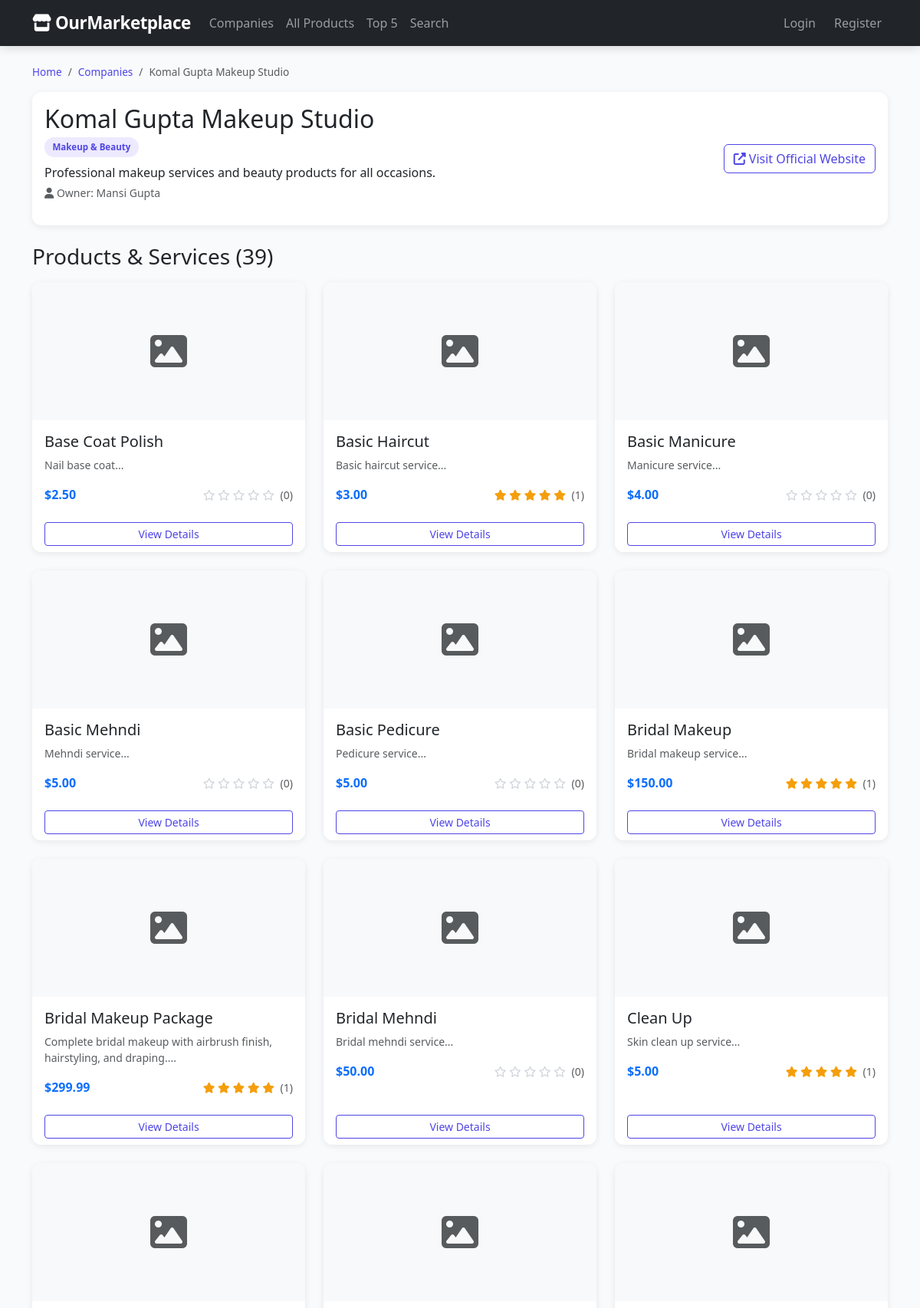
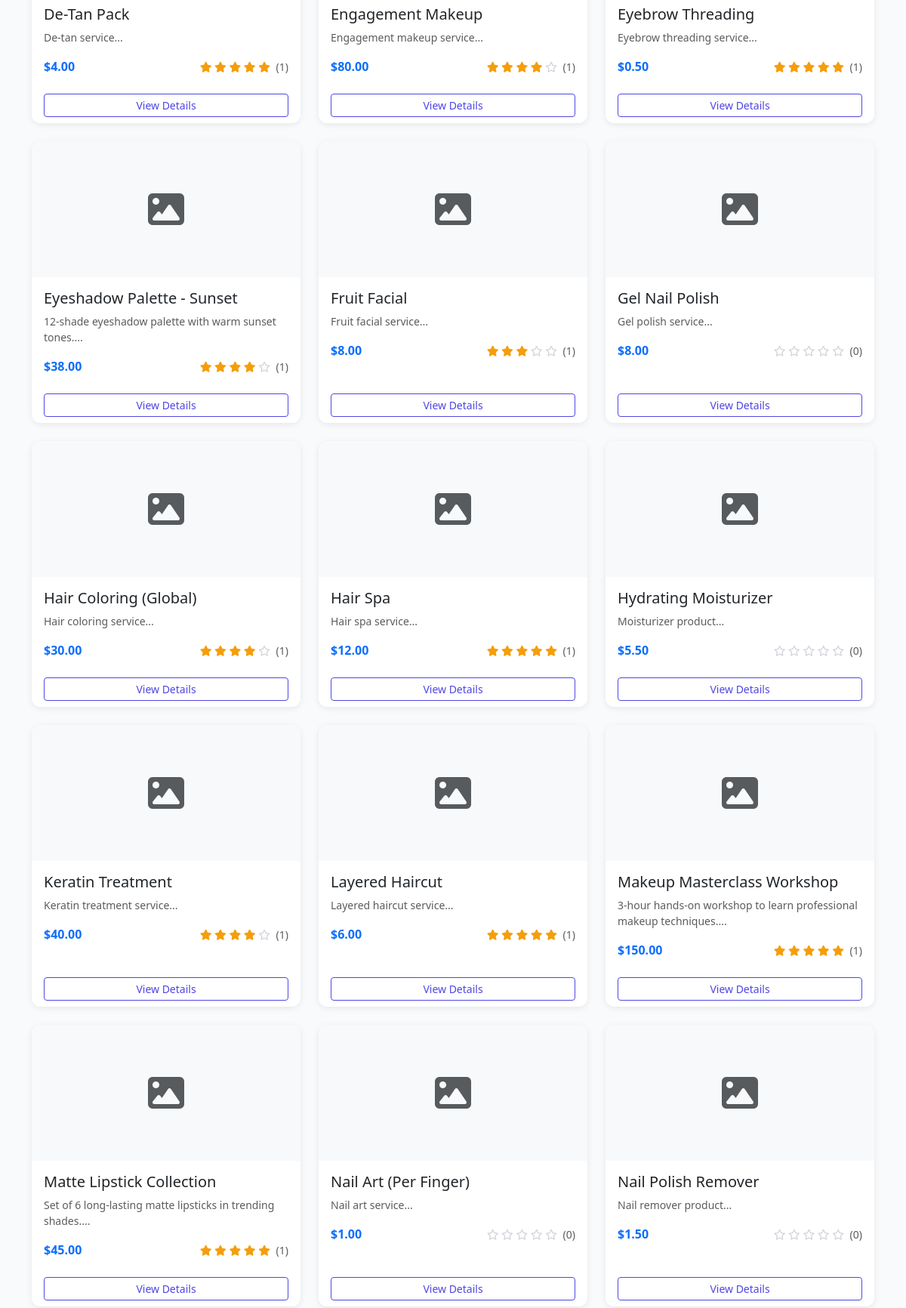
The page /companies/view.php?id=1 (upper part) on the database its author committed (2 pictures, top to bottom).
### tables this page shows
CREATE TABLE companies (
    id INT AUTO_INCREMENT PRIMARY KEY,
    name VARCHAR(100) NOT NULL,
    slug VARCHAR(50) UNIQUE NOT NULL,
    description TEXT,
    owner_name VARCHAR(100),
    website_url VARCHAR(255),
    logo_url VARCHAR(255),
    category VARCHAR(50),
    created_at TIMESTAMP DEFAULT CURRENT_TIMESTAMP
);

CREATE TABLE products (
    id INT AUTO_INCREMENT PRIMARY KEY,
    company_id INT NOT NULL,
    name VARCHAR(150) NOT NULL,
    description TEXT,
    price DECIMAL(10,2),
    image_url VARCHAR(255),
    category VARCHAR(50),
    created_at TIMESTAMP DEFAULT CURRENT_TIMESTAMP,
    FOREIGN KEY (company_id) REFERENCES companies(id) ON DELETE CASCADE
);

### config/database.php (called while the page is built, shortened)
<?php
function baseUrl($path = '') {
    return BASE_URL . $path;
}

### companies/view.php (the view, shortened to what this page needs)
<?php
require_once __DIR__ . '/../config/database.php';
$conn = getDBConnection();
$company_id = intval($_GET['id'] ?? 0);
$stmt = $conn->prepare("SELECT * FROM companies WHERE id = ?");
$stmt->bind_param("i", $company_id);
$stmt->execute();
$company = $stmt->get_result()->fetch_assoc();
$products = [];
$productsSource = 'db';
if ($productsSource !== 'api') {
    $stmt = $conn->prepare("
        SELECT p.*,
               COALESCE(AVG(r.rating), 0) AS avg_rating,
               COUNT(r.id) AS review_count
        FROM products p
        LEFT JOIN reviews r ON r.product_id = p.id
        WHERE p.company_id = ?
        GROUP BY p.id
        ORDER BY p.name
    ");
    $stmt->bind_param("i", $company_id);
    $stmt->execute();
    $result = $stmt->get_result();
    while ($row = $result->fetch_assoc()) {
        $row['is_api_product'] = false;
        $products[] = $row;
    }
}
require_once __DIR__ . '/../includes/header.php';
?>
<nav aria-label="breadcrumb" class="mb-3">
    <ol class="breadcrumb">
        <li class="breadcrumb-item"><a href="<?php echo baseUrl('/index.php'); ?>">Home</a></li>
        <li class="breadcrumb-item"><a href="<?php echo baseUrl('/companies/index.php'); ?>">Companies</a></li>
        <li class="breadcrumb-item active"><?php echo htmlspecialchars($company['name']); ?></li>
    </ol>
</nav>
<div class="card mb-4">
    <div class="card-body">
        <div class="row align-items-center">
            <div class="col-md-8">
                <h2 class="mb-1"><?php echo htmlspecialchars($company['name']); ?></h2>
                <span class="badge-category"><?php echo htmlspecialchars($company['category']); ?></span>
                <p class="mt-2 mb-1"><?php echo htmlspecialchars($company['description']); ?></p>
                <p class="text-muted small">
                    <i class="fas fa-user"></i> Owner: <?php echo htmlspecialchars($company['owner_name']); ?>
                </p>
            </div>
            <div class="col-md-4 text-md-end">
                <?php if (!empty($company['website_url'])): ?>
                <a href="<?php echo htmlspecialchars($company['website_url']); ?>" target="_blank" class="btn btn-outline-primary">
                    <i class="fas fa-external-link-alt"></i> Visit Official Website
                </a>
                <?php endif; ?>
            </div>
        </div>
    </div>
</div>
<h3 class="mb-3">Products & Services (<?php echo count($products); ?>)</h3>
<div class="row g-4">
    <?php if (count($products) > 0): ?>
        <?php foreach ($products as $product): ?>
        <div class="col-md-6 col-lg-4">
            <div class="card h-100">
                <?php if (!empty($product['image_url']) && (filter_var($product['image_url'], FILTER_VALIDATE_URL) || file_exists(__DIR__ . '/../' . $product['image_url']))): ?>
                    <?php $imageSrc = filter_var($product['image_url'], FILTER_VALIDATE_URL) ? $product['image_url'] : baseUrl('/' . ltrim($product['image_url'], '/')); ?>
                    <img src="<?php echo htmlspecialchars($imageSrc); ?>" class="card-img-top" alt="<?php echo htmlspecialchars($product['name']); ?>" style="height:180px;object-fit:cover;">
                <?php else: ?>
                    <div class="card-img-top d-flex align-items-center justify-content-center bg-light" style="height:180px;">
                        <i class="fas fa-image fa-3x text-muted"></i>
                    </div>
                <?php endif; ?>
                <div class="card-body">
                    <h5 class="card-title"><?php echo htmlspecialchars($product['name']); ?></h5>
                    <p class="card-text text-muted small">
                        <?php echo htmlspecialchars(substr($product['description'], 0, 100)); ?>...
                    </p>
                    <div class="d-flex justify-content-between align-items-center">
                        <span class="fw-bold text-primary">$<?php echo number_format($product['price'], 2); ?></span>
                        <div class="stars small">
                            <?php
                            $avg = round($product['avg_rating'], 1);
                            for ($i = 1; $i <= 5; $i++):
                                if ($i <= $avg):
                            ?>
                                <i class="fas fa-star"></i>
                            <?php elseif ($i - 0.5 <= $avg): ?>
                                <i class="fas fa-star-half-alt"></i>
                            <?php else: ?>
                                <i class="far fa-star empty"></i>
                            <?php endif; endfor; ?>
                            <span class="text-muted ms-1">(<?php echo $product['review_count']; ?>)</span>
                        </div>
                    </div>
                </div>
                <div class="card-footer bg-white border-0">
                    <?php if (!empty($product['is_api_product'])): ?>
                        <button class="btn btn-outline-secondary btn-sm w-100" disabled>API Product</button>
                    <?php else: ?>
                        <a href="<?php echo baseUrl('/products/view.php?id=' . $product['id']); ?>" class="btn btn-outline-primary btn-sm w-100">
                            View Details
                        </a>
                    <?php endif; ?>
                </div>
            </div>
        </div>
        <?php endforeach; ?>
    <?php else: ?>
        <div class="col-12">
            <div class="alert alert-info">No products found for this company.</div>
        </div>
    <?php endif; ?>
</div>
<?php
require_once __DIR__ . '/../includes/footer.php';
?>

### assets/css/style.css (style rules this page uses)
:root { --primary: #4f46e5; --primary-light: #6366f1; --primary-dark: #3730a3; --secondary: #f59e0b; --dark: #1e293b; --light-bg: #f8fafc; --card-shadow: 0 2px 8px rgba(0,0,0,0.08); --card-hover-shadow: 0 8px 24px rgba(0,0,0,0.12); }
body { font-family: 'Segoe UI', Tahoma, Geneva, Verdana, sans-serif; background-color: var(--light-bg); min-height: 100vh; display: flex; flex-direction: column; }
.card { border: none; box-shadow: var(--card-shadow); transition: transform 0.2s ease, box-shadow 0.2s ease; border-radius: 0.75rem; overflow: hidden; }
.card-img-top { border-radius: 0.75rem 0.75rem 0 0; height: 200px; object-fit: cover; background-color: #e2e8f0; }
.card-footer { border-top: 1px solid #f1f5f9; }
.stars { color: var(--secondary); }
.stars .empty { color: #d1d5db; }
.badge-category { background-color: #ede9fe; color: var(--primary); font-size: 0.72rem; font-weight: 600; padding: 0.3rem 0.65rem; border-radius: 1rem; display: inline-block; }
.breadcrumb { background: transparent; padding: 0; font-size: 0.85rem; }
.breadcrumb-item a { color: var(--primary); text-decoration: none; }
.btn-outline-primary { color: var(--primary); border-color: var(--primary); }

### rows shown on the page
companies: name "Komal Gupta Makeup Studio", category "Makeup & Beauty", description "Professional makeup services and beauty products for all occasions.", owner_name "Mansi Gupta"
products: name "Base Coat Polish", description "Nail base coat", price "2.50", review_count "0"
products: name "Basic Haircut", description "Basic haircut service", price "3.00", review_count "1"
products: name "Basic Manicure", description "Manicure service", price "4.00", review_count "0"
products: name "Basic Mehndi", description "Mehndi service", price "5.00", review_count "0"
products: name "Basic Pedicure", description "Pedicure service", price "5.00", review_count "0"
products: name "Bridal Makeup", description "Bridal makeup service", price "150.00", review_count "1"
products: name "Bridal Makeup Package", description "Complete bridal makeup with airbrush finish, hairstyling, and draping.", price "299.99", review_count "1"
products: name "Bridal Mehndi", description "Bridal mehndi service", price "50.00", review_count "0"
products: name "Clean Up", description "Skin clean up service", price "5.00", review_count "1"
products: name "De-Tan Pack", description "De-tan service", price "4.00", review_count "1"
products: name "Engagement Makeup", description "Engagement makeup service", price "80.00", review_count "1"
products: name "Eyebrow Threading", description "Eyebrow threading service", price "0.50", review_count "1"
products: name "Eyeshadow Palette - Sunset", description "12-shade eyeshadow palette with warm sunset tones.", price "38.00", review_count "1"
products: name "Fruit Facial", description "Fruit facial service", price "8.00", review_count "1"
products: name "Gel Nail Polish", description "Gel polish service", price "8.00", review_count "0"
products: name "Hair Coloring (Global)", description "Hair coloring service", price "30.00", review_count "1"
products: name "Hair Spa", description "Hair spa service", price "12.00", review_count "1"
products: name "Hydrating Moisturizer", description "Moisturizer product", price "5.50", review_count "0"
products: name "Keratin Treatment", description "Keratin treatment service", price "40.00", review_count "1"
products: name "Layered Haircut", description "Layered haircut service", price "6.00", review_count "1"
products: name "Makeup Masterclass Workshop", description "3-hour hands-on workshop to learn professional makeup techniques.", price "150.00", review_count "1"
products: name "Matte Lipstick Collection", description "Set of 6 long-lasting matte lipsticks in trending shades.", price "45.00", review_count "1"
products: name "Nail Art (Per Finger)", description "Nail art service", price "1.00", review_count "0"
products: name "Nail Polish Remover", description "Nail remover product", price "1.50", review_count "0"

### other values the page prints
count($products) "39"
